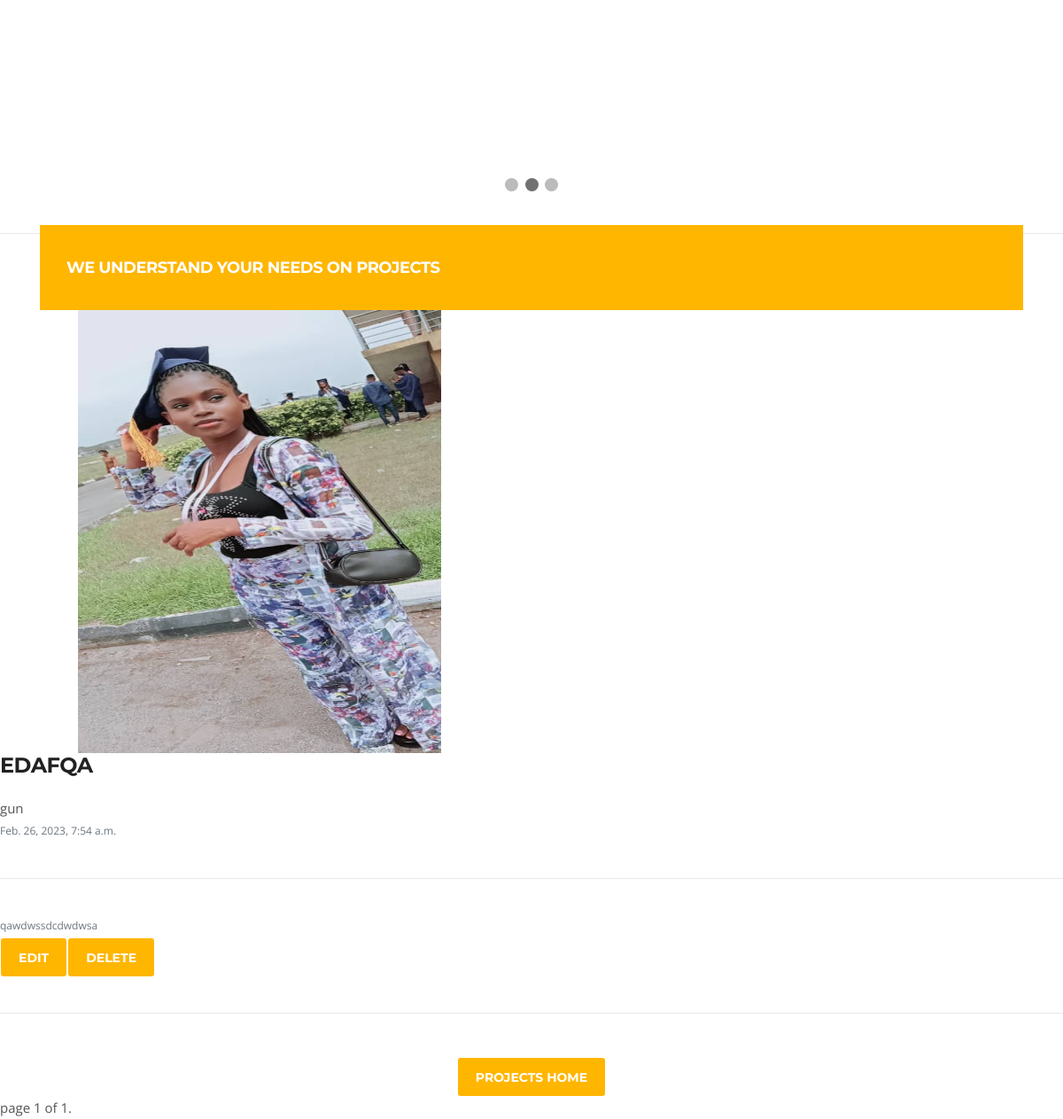
Before: / (lower part) with the older database file.
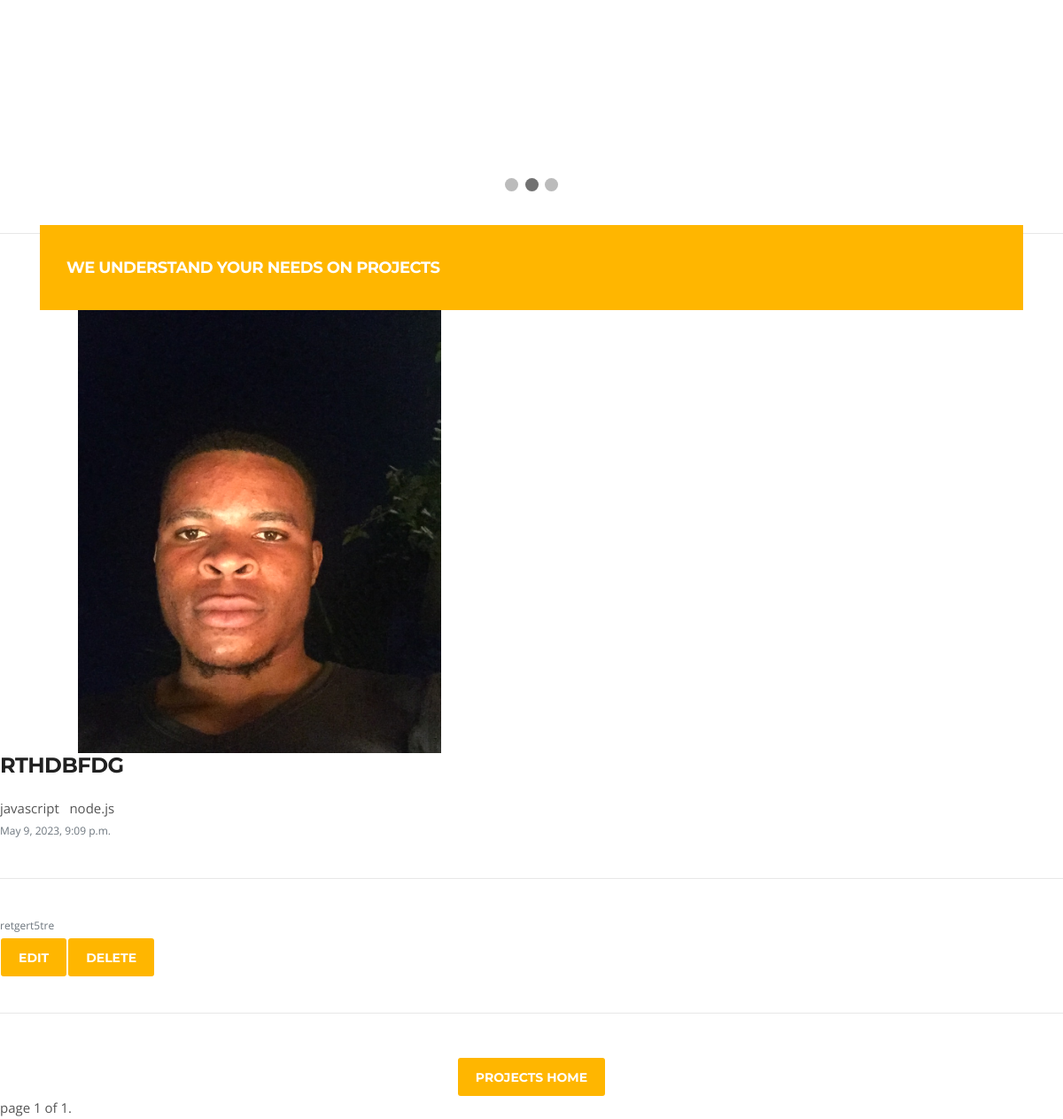
After: the same page with the newer database file.
### Site/models.py (models this page shows, shortened)
class Post(models.Model):
    title = models.CharField(max_length=255)
    body = models.TextField()
    created_on = models.DateTimeField(auto_now=True)
    last_modified = models. DateTimeField(auto_now=True)
    Categories = models.ManyToManyField('Category', related_name='posts')
    image = models.ImageField(default="profile1.png", null=True, blank=True)
    @property
    def imageURL(self):
        try:
            url = self.image.url
        except:
            url = ''
        return url

class  Category(models.Model):
    name = models.CharField(max_length=20)

### Site/views.py (the view)
# urls.py: path('', PostIndexView.as_view(), name='ex2'),
class PostIndexView( ListView):
    model = Post
    template_name = "app/home.html"
    context_object_name = 'posts'
    paginate_by = 2

### Site/templates/app/home.html (shortened to what this page needs)
{% extends 'app/base.html' %}
{% load static %}
{% block content %}
<div class="slideshow-container">
    </div>
    <br>
    <div style="text-align:center">
      <span class="dot"></span>
      <span class="dot"></span>
      <span class="dot"></span>
    </div>
    <section class="call-to-action-box no-padding">
        <div class="container">
          <div class="action-style-box">
              <div class="row align-items-center">
                <div class="col-md-8 text-center text-md-left">
                    <div class="call-to-action-text">
                      <h3 class="action-title">We understand your needs on projects</h3>
                    </div>
                </div>
              </div>
          </div>
        </div>
      </section>
    </body>
    </html>
    {% for post in posts %}
          <div class="row shuffle-wrapper">
            <div class="col-1 shuffle-sizer"></div>
            <div class="col-lg-4 col-md-6 shuffle-item" data-groups="[&quot;government&quot;,&quot;healthcare&quot;]">
              <div class="project-img-container">
                <a class="gallery-popup" href="{{post.imageURL}}">
                  <img class="img-fluid" src="{{post.imageURL}}" alt="project-image" style="height: 500px; width: 500px;">
                <div class="project-item-info">
                </div>
              </div>
              </div>
            </div>
          <div class="project-item-info">
            <div class="project-item-info-content">
               <h3 class="project-item-title">
                 <a href="{% url 'Site:post_detail' post.pk %}">{{post.title|truncatechars:50}} {% if project.topRated %}<strong>TOP RATED</strong> {% endif %}</a>
               </h3>
               <div class="project-cat">
                   {% for category in post.Categories.all %}
                 <span class="tag tag--pill tag--main">
                   <a href="{% url 'Site:post_category' category.name %}">
                       {{ category.name }}
                   </a>&nbsp;
                 </span>
                 {% endfor %}
               </div>
           </div>
          <small class="text-muted">{{post.created_on}}</small>
          <hr>
          <small class="text-muted">{{post.body}}</small>
        </div>
            <table>
                 <td>
                <div class="call-to-action-btn">
                  <a class="btn btn-primary" href="{% url 'Site:post_edit' post.pk %}">Edit</a>
                </div>
                 </td>
                 <td>
                    <div class="call-to-action-btn">
                      <a class="btn btn-primary" href="{% url 'Site:post_delete' post.pk %}">Delete</a>
                    </div>
                 </td>
              </table>
              {% endfor %}
              <hr>
        <div class="col-12">
          <div class="general-btn text-center">
            <a class="btn btn-primary" href="{% url 'Site:ex2'  %}">Projects Home</a>
          </div>
        </div>
        <span class="step-links">
            <span class="current">
                page {{ page_obj.number }} of {{ page_obj.paginator.num_pages }}.
            </span>
        </span>
{% endblock %}

### Site/templates/app/base.html (shortened to what this page needs)
</body>
</html>
<!DOCTYPE html>
{% load static %}
<html>
<head>
    <link rel='stylesheet' type='text/css' media='screen' href=''>
    {% include 'app/navbar.html' %}
    {% block content %}
    {% endblock %}
</body>
</html>

### Site/templates/app/navbar.html (shortened to what this page needs)
{% load static %}
<!DOCTYPE html>
<html lang="en">
<head>
  <link rel="stylesheet" href="{% static 'plugins/bootstrap/bootstrap.min.css' %}">
  <link rel="stylesheet" href="{% static 'plugins/animate-css/animate.css' %}">
  <link rel="stylesheet" href="{% static 'plugins/colorbox/colorbox.css' %}">
  <link rel="stylesheet" href="{% static 'css/style.css' %}">
</head>
<body>
  <div class="body-inner">

### static/css/style.css (style rules this page uses)
body { background: #fff; color: #555; }
body, p { font-family: "Open Sans", sans-serif; text-rendering: optimizeLegibility; -webkit-font-smoothing: antialiased !important; line-height: 26px; font-size: 15px; }
h1, h2, h3, h4, h5, h6 { color: #212121; font-weight: 700; font-family: "Montserrat", sans-serif; text-rendering: optimizeLegibility; -webkit-font-smoothing: antialiased !important; }
h3 { font-size: 24px; margin-bottom: 20px; text-transform: uppercase; letter-spacing: -0.5px; }
html { overflow-x: hidden !important; width: 100%; height: 100%; position: relative; -webkit-font-smoothing: antialiased; text-rendering: optimizeLegibility; }
body { border: 0; margin: 0; padding: 0; }
.body-inner { position: relative; overflow: hidden; }
a:link, a:visited { text-decoration: none; }
a { color: inherit; transition: 0.2s ease; }
section, .section-padding { padding: 70px 0; position: relative; }
.no-padding { padding: 0; }
hr { background-color: #e7e7e7; border: 0; height: 1px; margin: 40px 0; }
.btn-primary, .btn-dark { border: 0; border-radius: 3px; padding: 12px 20px 10px; font-weight: 700; text-transform: uppercase; color: #fff; font-family: "Montserrat", sans-serif; transition: 350ms; font-size: 14px; }
.btn-primary { background: #ffb600; }
.general-btn { margin-top: 50px; }
.call-to-action-box { margin-top: -50px; }
.call-to-action-box .action-style-box { background: #ffb600; padding: 30px; }
.action-title { color: #fff; margin: 0; line-height: 36px; font-size: 18px; text-transform: uppercase; }
.shuffle-item { padding: 0; }
.shuffle-item .project-img-container { position: relative; overflow: hidden; }
.shuffle-item .project-img-container img { transform: perspective(1px) scale3d(1.1, 1.1, 1); transition: all 400ms; }
.shuffle-item .project-img-container:after { opacity: 0; position: absolute; content: ""; top: 0; right: auto; left: 0; width: 100%; height: 100%; background-color: rgba(0, 0, 0, 0.7); transition: all 400ms; }
.shuffle-item .project-img-container .project-item-info { position: absolute; top: 50%; margin-top: -10%; bottom: 0; left: 0; right: 0; padding: 0 30px; z-index: 1; }
.shuffle-item .project-img-container .project-item-info-content .project-item-title a { color: #fff; }

### Site/templates/app/base.html (style rules this page uses)
* { box-sizing: border-box; }
body { font-family: Verdana, sans-serif; }
img { vertical-align: middle; }
.slideshow-container { max-width: 2000px; position: relative; margin: auto; }
.dot { height: 15px; width: 15px; margin: 0 2px; background-color: #bbb; border-radius: 50%; display: inline-block; transition: background-color 0.6s ease; }
.active { background-color: #717171; }

Changed rows visible on the page:
removed Post: imageURL (picture), title "EDAFQA", created_on "Feb. 26, 2023, 7:54 a.m.", body "qawdwssdcdwdwsa"
no longer on this page (row edited): Category: name "gun", shown under "EDAFQA"
added Post: imageURL (picture), title "RTHDBFDG", created_on "May 9, 2023, 9:09 p.m.", body "retgert5tre"
added Category: name "javascript", shown under "RTHDBFDG"
added Category: name "node.js", shown under "RTHDBFDG"
